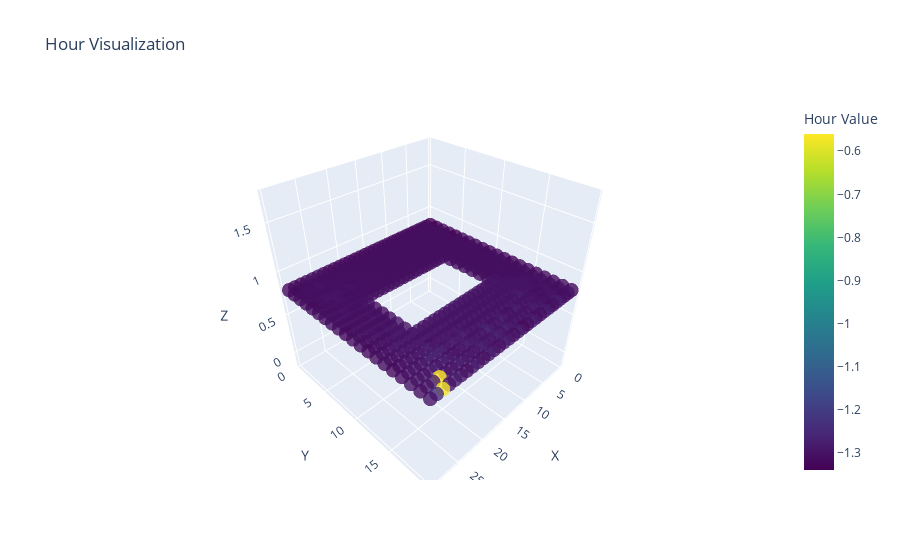
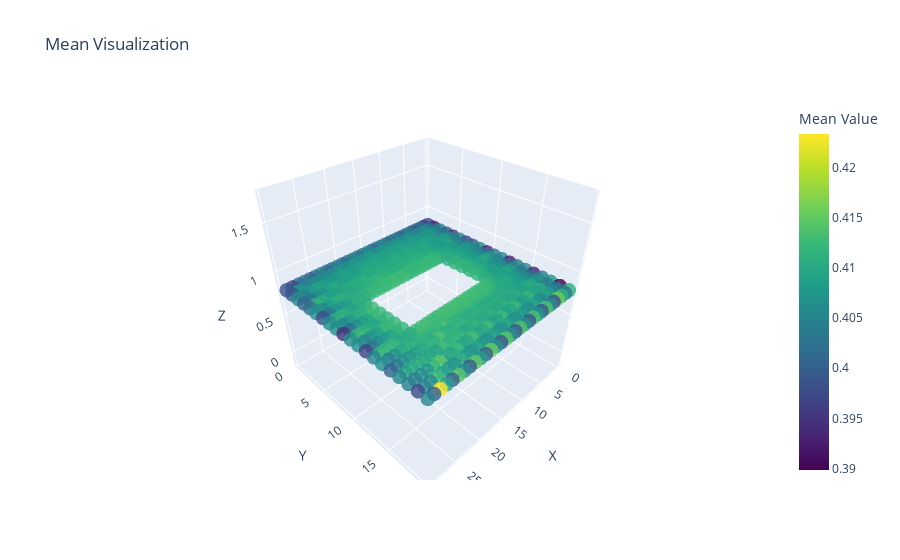
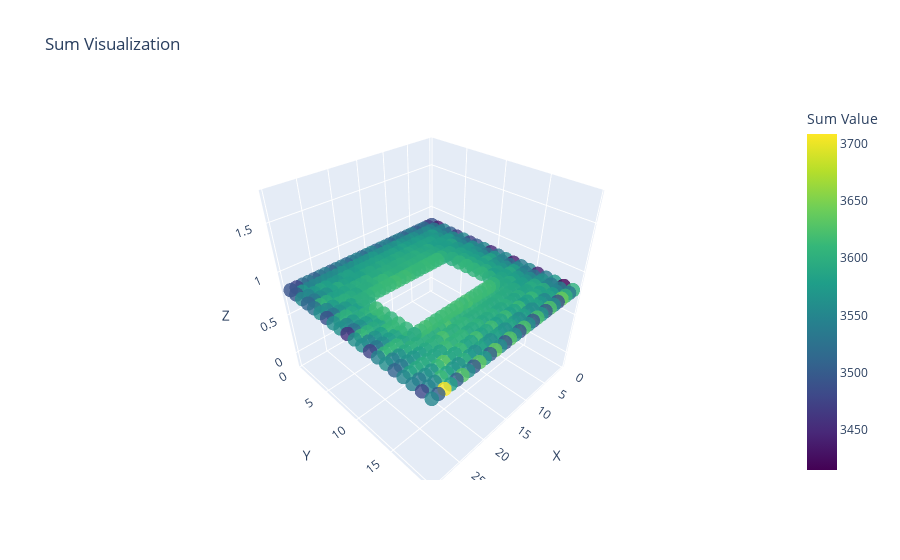

Notebook cell for these charts, in order:
### Code cell
import json
import plotly.graph_objs as go
import numpy as np

# Load the grid data (replace with the actual file path)
with open("/Users/toby/Desktop/grid_data.json", "r") as f:
    grid_data = json.load(f)

points = grid_data["points"]

# Assuming you have already loaded your data array (shape: n_points x 8760)
# Example:
data = np.load('data/output/pmvPredictions.npy')

# Extract X, Y, Z coordinates
x, y, z = zip(*points)

# Function to visualize data for a specific hour or aggregate
def visualize(hour=None, operation='hour', start_hour=0, end_hour=8759):
    if operation == 'hour':
        # Visualize data for a specific hour
        values = data[:, hour]
    elif operation == 'mean':
        # Visualize the average over a range of hours
        values = np.mean(data[:, start_hour:end_hour+1], axis=1)
    elif operation == 'sum':
        # Visualize the sum over a range of hours
        values = np.sum(data[:, start_hour:end_hour+1], axis=1)
    else:
        raise ValueError("Invalid operation. Choose from 'hour', 'mean', or 'sum'.")
    
    # Create the scatter plot
    scatter = go.Scatter3d(
        x=x, y=y, z=z,
        mode='markers',
        marker=dict(
            size=5,
            color=values,
            colorscale='Viridis',
            opacity=0.8,
            colorbar=dict(title=f'{operation.capitalize()} Value')
        )
    )

    layout = go.Layout(
        scene=dict(
            xaxis=dict(title='X'),
            yaxis=dict(title='Y'),
            zaxis=dict(title='Z')
        ),
        title=f'{operation.capitalize()} Visualization'
    )

    fig = go.Figure(data=[scatter], layout=layout)
    fig.show()

# Example Usage:
# Visualize a specific hour (e.g., hour 100)
visualize(hour=5000, operation='hour')

# Visualize the average over the entire year
visualize(operation='mean')

# Visualize the sum for a specific month (e.g., January, hours 0-744)
visualize(operation='sum', start_hour=0, end_hour=8759)

### Figure 1 — Plotly figure (JSON) as saved in the notebook; plotly's stock layout.template omitted (floating-point values rounded to 4 significant figures; data arrays with more than 128 entries replaced by an {"elided": "..."} marker saying what was removed)
{"data": [{"marker": {"color": {"elided": "504 float values"}, "colorbar": {"title": {"text": "Hour Value"}}, "colorscale": [[0, "#440154"], [0.1111, "#482878"], [0.2222, "#3e4989"], [0.3333, "#31688e"], [0.4444, "#26828e"], [0.5556, "#1f9e89"], [0.6667, "#35b779"], [0.7778, "#6ece58"], [0.8889, "#b5de2b"], [1, "#fde725"]], "opacity": 0.8, "size": 5}, "mode": "markers", "type": "scatter3d", "x": {"elided": "504 float values"}, "y": {"elided": "504 float values"}, "z": {"elided": "504 float values"}}], "layout": {"scene": {"xaxis": {"title": {"text": "X"}}, "yaxis": {"title": {"text": "Y"}}, "zaxis": {"title": {"text": "Z"}}}, "title": {"text": "Hour Visualization"}}}

### Figure 2 — Plotly figure (JSON) as saved in the notebook; plotly's stock layout.template omitted (floating-point values rounded to 4 significant figures; data arrays with more than 128 entries replaced by an {"elided": "..."} marker saying what was removed)
{"data": [{"marker": {"color": {"elided": "504 float values"}, "colorbar": {"title": {"text": "Mean Value"}}, "colorscale": [[0, "#440154"], [0.1111, "#482878"], [0.2222, "#3e4989"], [0.3333, "#31688e"], [0.4444, "#26828e"], [0.5556, "#1f9e89"], [0.6667, "#35b779"], [0.7778, "#6ece58"], [0.8889, "#b5de2b"], [1, "#fde725"]], "opacity": 0.8, "size": 5}, "mode": "markers", "type": "scatter3d", "x": {"elided": "504 float values"}, "y": {"elided": "504 float values"}, "z": {"elided": "504 float values"}}], "layout": {"scene": {"xaxis": {"title": {"text": "X"}}, "yaxis": {"title": {"text": "Y"}}, "zaxis": {"title": {"text": "Z"}}}, "title": {"text": "Mean Visualization"}}}

### Figure 3 — Plotly figure (JSON) as saved in the notebook; plotly's stock layout.template omitted (floating-point values rounded to 4 significant figures; data arrays with more than 128 entries replaced by an {"elided": "..."} marker saying what was removed)
{"data": [{"marker": {"color": {"elided": "504 float values"}, "colorbar": {"title": {"text": "Sum Value"}}, "colorscale": [[0, "#440154"], [0.1111, "#482878"], [0.2222, "#3e4989"], [0.3333, "#31688e"], [0.4444, "#26828e"], [0.5556, "#1f9e89"], [0.6667, "#35b779"], [0.7778, "#6ece58"], [0.8889, "#b5de2b"], [1, "#fde725"]], "opacity": 0.8, "size": 5}, "mode": "markers", "type": "scatter3d", "x": {"elided": "504 float values"}, "y": {"elided": "504 float values"}, "z": {"elided": "504 float values"}}], "layout": {"scene": {"xaxis": {"title": {"text": "X"}}, "yaxis": {"title": {"text": "Y"}}, "zaxis": {"title": {"text": "Z"}}}, "title": {"text": "Sum Visualization"}}}
